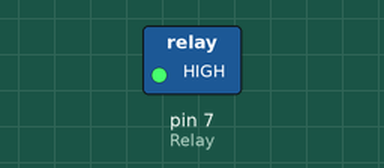
Recording of a sketch running on a simulated Arduino Uno, built with avr-gcc and run on an emulated ATmega328P. Shown: switched loads named in the sketch (green lamp = pin HIGH).

Above: at 1.0 s.
At 2.5 s:
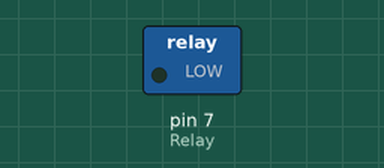
Timing chart, 0 to 10.4 s (numbered marks = the images above):
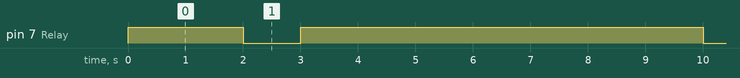

Measured:
- by itself, pin 7 (Relay): repeats every 8.0 s: LOW 1.0 s, HIGH 7.0 s

The sketch:

25-04-19_relay.ino
```cpp
#define Relay 7
void setup()
{
  pinMode(Relay, OUTPUT);
}
void loop()
{
  digitalWrite(Relay,HIGH);
  delay(2000);
  digitalWrite(Relay,LOW);
  delay(1000);
  digitalWrite(Relay,HIGH);
  delay(5000);
}
```
